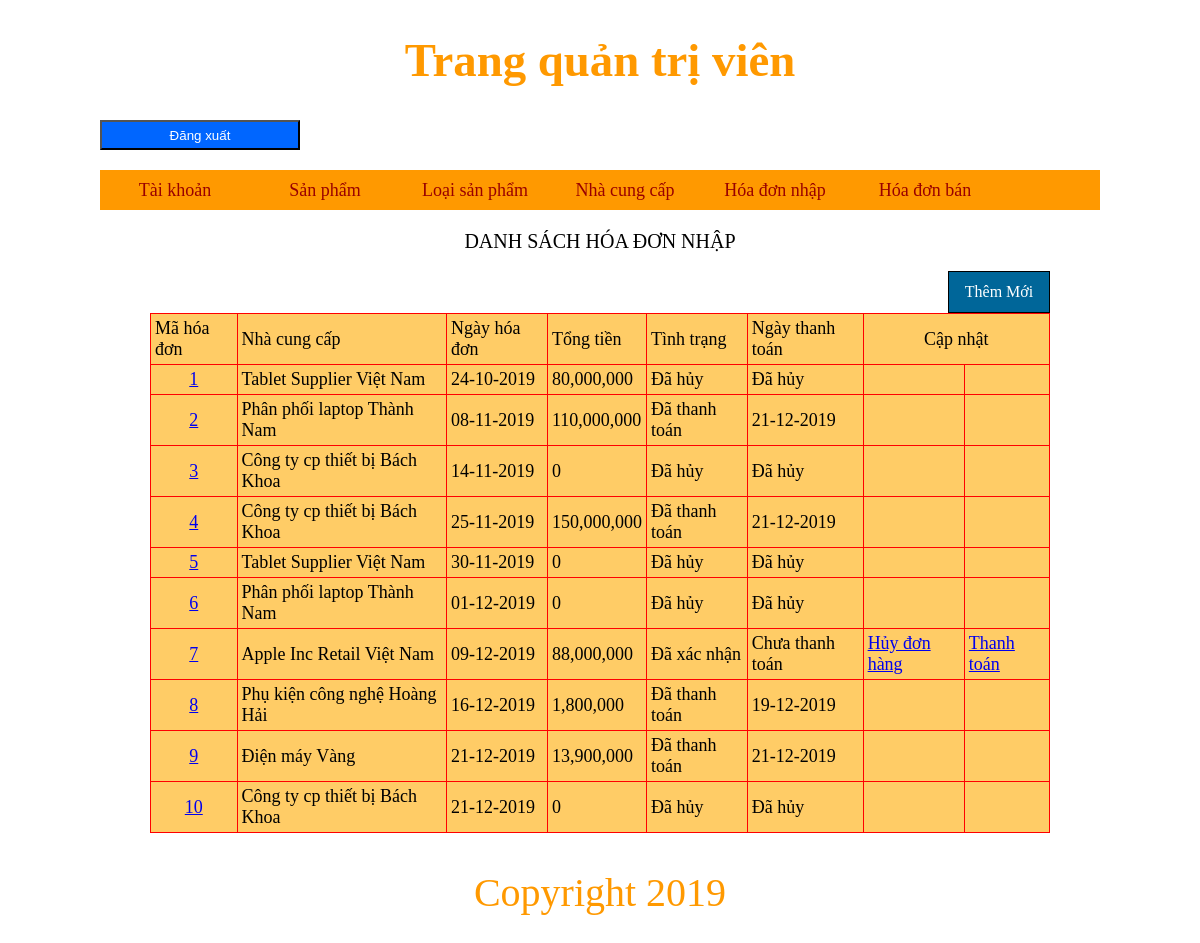
Page /webphukien_congnghe/admin/index.php?quanly=hoadonnhap&ac=lietke (signed in) on the committed database.
### tables this page shows
CREATE TABLE `hoadonnhap` (
  `id_hoadonnhap` int(11) NOT NULL,
  `id_ncc` int(11) NOT NULL,
  `ngaynhap` date NOT NULL,
  `tongtiennhap` int(11) NOT NULL,
  `tinhtrang` varchar(20) NOT NULL,
  `ngaythanhtoan` date NOT NULL
);

CREATE TABLE `nhacungcap` (
  `id_ncc` int(11) NOT NULL,
  `tenncc` varchar(100) NOT NULL,
  `diachi` varchar(100) NOT NULL,
  `email` varchar(50) NOT NULL,
  `sdt_ncc` varchar(20) NOT NULL
);

### webphukien_congnghe/config/config.php (called while the page is built, shortened)
<?php
global $conn;
function select_query($sql) {
	global $conn;
	$query = mysqli_query($conn, $sql);
	$result = array();
	if ($query){
		while ($row = mysqli_fetch_assoc($query)){
			$result[] = $row;
		}
	}
	return $result;
}
?>

### webphukien_congnghe/admin/quanlyhoadonnhap/lietke_hoadonnhap.php (the view)
<?php
	$sql = "select hd.id_hoadonnhap, ncc.tenncc, DATE_FORMAT(hd.ngaynhap, '%d-%m-%Y') as ngayhoadon,
			hd.tongtiennhap, hd.tinhtrang, DATE_FORMAT(hd.ngaythanhtoan , '%d-%m-%Y') as ngaythanhtoan
			from nhacungcap ncc, hoadonnhap hd where ncc.id_ncc = hd.id_ncc
			";
	$result = select_query($sql);
	if (count($result) > 0) {
?>
	<br>
	<p style="text-align:center;font-size:20px;">DANH SÁCH HÓA ĐƠN NHẬP</p>
    <br>
    <div class="button_them">
	<a href="index.php?quanly=hoadonnhap&ac=them">Thêm Mới</a>
	</div>
    <table width="100%" border="1">
    <tr>
    	<td>Mã hóa đơn</td>
        <td>Nhà cung cấp</td>
        <td>Ngày hóa đơn</td>
        <td>Tổng tiền</td>
        <td>Tình trạng</td>
        <td>Ngày thanh toán</td>
        <td colspan="2" style="text-align:center">Cập nhật</td>
    </tr>
    <?php
        foreach($result as $item) {
    ?>
        <tr>
            <td style="text-align:center">
                <a href="?quanly=hoadonnhap&ac=chitiet&id_hoadonnhap=<?php echo $item['id_hoadonnhap']?>">
                    <?php echo $item['id_hoadonnhap']?>
                </a>
            </td>
            <td><?php echo $item['tenncc']?></td>
            <td><?php echo $item['ngayhoadon']?></td>
            <td><?php echo number_format($item['tongtiennhap'])?></td>
            <td><?php echo $item['tinhtrang']?></td>
            <?php
           	if($item['ngaythanhtoan'] !== '00-00-0000') {
			?>
            	<td><?php echo $item['ngaythanhtoan']?></td>
           	<?php
            }
            elseif($item['tinhtrang'] == 'Đã hủy') {
            ?>
            	<td>Đã hủy</td>
            <?php
            }
            else {
            ?>
            	<td>Chưa thanh toán</td>
            <?php
            }
            ?>
            <?php
            if($item['tinhtrang'] == 'Đã xác nhận'){
            ?>
            	<td>
                	<a href="?quanly=hoadonnhap&ac=capnhattinhtrang&huydonhang=1&id=<?php echo $item['id_hoadonnhap']?>">
                    	Hủy đơn hàng
                    </a>
                </td>
            	<td>
                	<a href="?quanly=hoadonnhap&ac=capnhattinhtrang&thanhtoan=1&id=<?php echo $item['id_hoadonnhap']?>">
                    	Thanh toán
                    </a>
                </td>
            <?php
            }
            else {
            ?>
            	<td>&nbsp;</td>
                <td>&nbsp;</td>
            <?php
            }
            ?>
        </tr>
<?php
		}
?>
		</table>
<?php
	}
	else {
		echo 'Chưa có đơn hàng nào...';
	}
?>

### webphukien_congnghe/css/admin.css (style rules this page uses)
body { background:#fff; }
* { padding:0; margin:0; }
table { border-collapse:collapse; width:100%; background-color:#FC6; border:1px solid #F00; }
table tr td { color:#000; font-size:18px; padding:4px; }
.button_them { width:100px; height:40px; border:1px solid #000; text-align:center; background:#069; line-height:40px; color:#fff; float:right; }
.button_them a { color:#fff; display:block; text-decoration:none; }

### rows in the picture
hoadonnhap: id_hoadonnhap "1", id_ncc.tenncc "Tablet Supplier Việt Nam", ngayhoadon "24-10-2019", tongtiennhap "80,000,000", tinhtrang "Đã hủy"
hoadonnhap: id_hoadonnhap "2", id_ncc.tenncc "Phân phối laptop Thành Nam", ngayhoadon "08-11-2019", tongtiennhap "110,000,000", tinhtrang "Đã thanh toán", ngaythanhtoan "21-12-2019"
hoadonnhap: id_hoadonnhap "3", id_ncc.tenncc "Công ty cp thiết bị Bách Khoa", ngayhoadon "14-11-2019", tongtiennhap "0", tinhtrang "Đã hủy"
hoadonnhap: id_hoadonnhap "4", id_ncc.tenncc "Công ty cp thiết bị Bách Khoa", ngayhoadon "25-11-2019", tongtiennhap "150,000,000", tinhtrang "Đã thanh toán", ngaythanhtoan "21-12-2019"
hoadonnhap: id_hoadonnhap "5", id_ncc.tenncc "Tablet Supplier Việt Nam", ngayhoadon "30-11-2019", tongtiennhap "0", tinhtrang "Đã hủy"
hoadonnhap: id_hoadonnhap "6", id_ncc.tenncc "Phân phối laptop Thành Nam", ngayhoadon "01-12-2019", tongtiennhap "0", tinhtrang "Đã hủy"
hoadonnhap: id_hoadonnhap "7", id_ncc.tenncc "Apple Inc Retail Việt Nam", ngayhoadon "09-12-2019", tongtiennhap "88,000,000", tinhtrang "Đã xác nhận", shows "Chưa thanh toán"
hoadonnhap: id_hoadonnhap "8", id_ncc.tenncc "Phụ kiện công nghệ Hoàng Hải", ngayhoadon "16-12-2019", tongtiennhap "1,800,000", tinhtrang "Đã thanh toán", ngaythanhtoan "19-12-2019"
hoadonnhap: id_hoadonnhap "9", id_ncc.tenncc "Điện máy Vàng", ngayhoadon "21-12-2019", tongtiennhap "13,900,000", tinhtrang "Đã thanh toán", ngaythanhtoan "21-12-2019"
hoadonnhap: id_hoadonnhap "10", id_ncc.tenncc "Công ty cp thiết bị Bách Khoa", ngayhoadon "21-12-2019", tongtiennhap "0", tinhtrang "Đã hủy"
